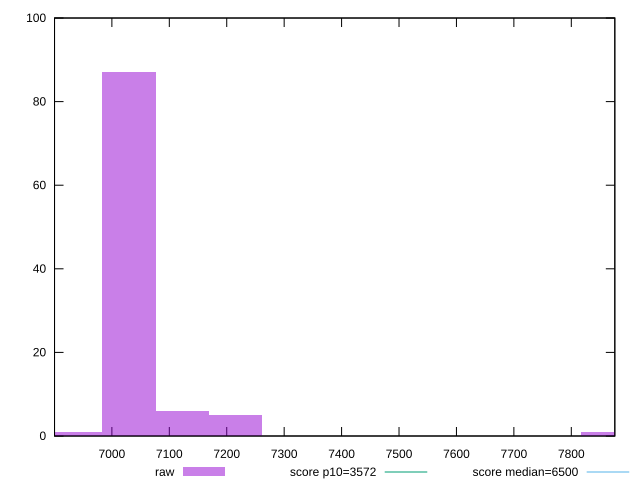

Here is the gnuplot script that generated this plot:
reset

$raw <<EOF
7862.392425171965 1
7029.903815447875 87
6937.405081034087 1
7214.901284275451 5
7122.402549861663 6
EOF

set key outside below
set boxwidth 92.49873441378783
set xrange [6900.1359999999995:7875.785]
set yrange [0:100]
set trange [0:100]
set style fill transparent solid 0.5 noborder

set parametric
set terminal svg size 640, 490 enhanced background rgb 'white'
set output "reports/report_00031_2021-02-24T23-18-18.084Z/first-cpu-idle/samples/astro/raw/histogram.svg"

plot $raw title "raw" with boxes, \
     3572,t title "score p10=3572", \
     6500,t title "score median=6500"

reset
